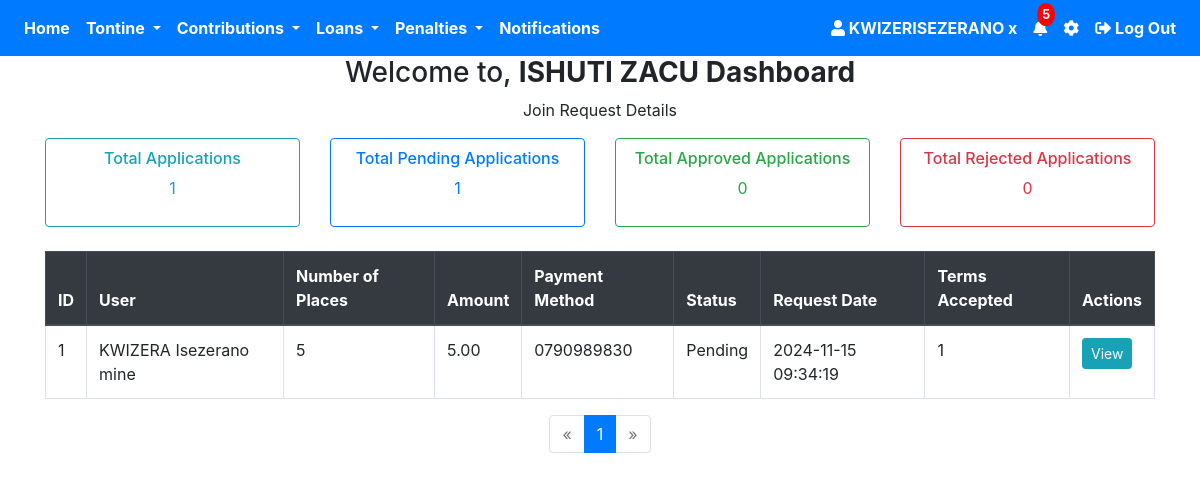
Page /tontine_join_requests.php?id=51 (signed in) on the earlier database version.
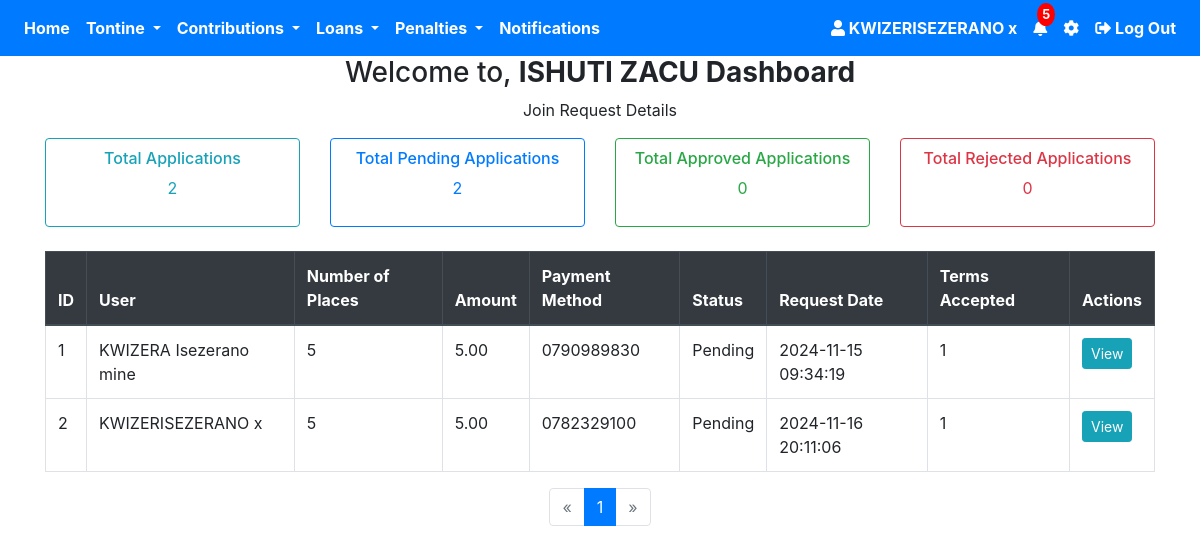
Same page on the later database version.
### tables this page shows
CREATE TABLE `tontine_join_requests` (
  `id` int(11) NOT NULL,
  `user_id` int(11) NOT NULL,
  `tontine_id` int(11) NOT NULL,
  `number_place` int(11) NOT NULL,
  `amount` decimal(10,2) NOT NULL,
  `payment_method` varchar(20) DEFAULT NULL,
  `terms` tinyint(1) NOT NULL,
  `transaction_ref` varchar(255) NOT NULL,
  `request_date` timestamp NOT NULL DEFAULT current_timestamp(),
  `status` enum('Pending','Approved','Failure','Permitted','Rejected') DEFAULT 'Pending',
  `reason` varchar(255) NOT NULL,
  `payment_status` enum('Pending','Failure','Approved') DEFAULT 'Pending'
);

CREATE TABLE `users` (
  `id` int(11) NOT NULL,
  `firstname` varchar(50) NOT NULL,
  `lastname` varchar(50) NOT NULL,
  `phone_number` varchar(15) NOT NULL,
  `idno` varchar(50) NOT NULL,
  `idnotype` varchar(50) NOT NULL,
  `idno_picture` varchar(255) NOT NULL,
  `behalf_name` varchar(30) NOT NULL,
  `behalf_phone_number` varchar(30) NOT NULL,
  `password` varchar(255) NOT NULL,
  `image` varchar(255) NOT NULL,
  `otp` int(11) DEFAULT 0,
  `verified` tinyint(4) NOT NULL DEFAULT 0,
  `otp_used` tinyint(1) NOT NULL DEFAULT 0,
  `otp_login` int(11) NOT NULL DEFAULT 0,
  `otp_forgot` int(11) NOT NULL,
  `otp_behalf` int(11) NOT NULL,
  `otp_behalf_used` tinyint(1) NOT NULL,
  `terms` tinyint(1) DEFAULT 0,
  `created_at` timestamp NOT NULL DEFAULT current_timestamp(),
  `updated_at` timestamp NOT NULL DEFAULT current_timestamp() ON UPDATE current_timestamp(),
  `role` enum('User','Sector','Court') DEFAULT 'User'
);

### tontine_join_requests.php (the view, shortened to what the changed rows need)
<?php
require 'config.php';
$error = "";
$id = isset($_GET['id']) ? (int)$_GET['id'] : 0;
$results_per_page = 10;
$query = "SELECT COUNT(*) FROM tontine_join_requests WHERE tontine_id = :id";
$stmt = $pdo->prepare($query);
$stmt->bindParam(':id', $id, PDO::PARAM_INT);
$stmt->execute();
$total_requests = $stmt->fetchColumn();
$total_pages = ceil($total_requests / $results_per_page);
$page = isset($_GET['page']) ? (int)$_GET['page'] : 1;
$start_from = ($page - 1) * $results_per_page;
$search_query = isset($_POST['search_query']) ? '%' . $_POST['search_query'] . '%' : '%%';
try {
    $tontineStmt = $pdo->prepare("SELECT tontine_name FROM tontine WHERE id = :id");
    $tontineStmt->bindParam(':id', $id, PDO::PARAM_INT);
    $tontineStmt->execute();
    $tontine = $tontineStmt->fetch(PDO::FETCH_ASSOC);
    if ($tontine) {
        $stmt = $pdo->prepare("
            SELECT tjr.id, tjr.number_place, tjr.amount, tjr.payment_method, tjr.status,
                   tjr.request_date, tjr.terms, tjr.transaction_ref, t.tontine_name,
                   u.firstname, u.lastname
            FROM tontine_join_requests tjr
            JOIN tontine t ON tjr.tontine_id = t.id
            JOIN users u ON tjr.user_id = u.id
            WHERE tjr.tontine_id = :id AND (
                u.firstname LIKE :search_query OR
                u.lastname LIKE :search_query OR
                tjr.transaction_ref LIKE :search_query
            )
            LIMIT :start_from, :results_per_page
        ");
        $stmt->bindParam(':id', $id, PDO::PARAM_INT);
        $stmt->bindParam(':search_query', $search_query, PDO::PARAM_STR);
        $stmt->bindParam(':start_from', $start_from, PDO::PARAM_INT);
        $stmt->bindParam(':results_per_page', $results_per_page, PDO::PARAM_INT);
        $stmt->execute();
        $requests = $stmt->fetchAll(PDO::FETCH_ASSOC);
    } else {
        $error = "Tontine not found.";
    }
} catch (Exception $e) {
    $error = "Error fetching request details: " . $e->getMessage();
}
$statuses = ['Pending', 'Approved', 'Rejected'];
$status_counts = [];
foreach ($statuses as $status) {
    $stmt = $pdo->prepare("SELECT COUNT(*) FROM tontine_join_requests WHERE tontine_id = :id AND status = :status");
    $stmt->bindParam(':id', $id, PDO::PARAM_INT);
    $stmt->bindParam(':status', $status, PDO::PARAM_STR);
    $stmt->execute();
    $status_counts[$status] = $stmt->fetchColumn();
}
$total_applications = array_sum($status_counts);
?>
<!DOCTYPE html>
<html lang="en">
<head>
    <link rel="stylesheet" href="https://stackpath.bootstrapcdn.com/bootstrap/4.5.2/css/bootstrap.min.css">
    <link rel="stylesheet" href="https://cdnjs.cloudflare.com/ajax/libs/font-awesome/5.15.4/css/all.min.css">
<body>
<div class="container ">
    <div class="row text-center mb-4">
    <div class="col-md-3">
        <div class="card bg-outline-info text-info">
            <div class="card-body">
                <h6>Total Applications</h6>
                <p><?php echo $total_applications; ?></p>
            </div>
        </div>
    </div>
    <div class="col-md-3">
        <div class="card bg-outline-primary text-primary">
            <div class="card-body">
                <h6>Total Pending Applications</h6>
                <p><?php echo $status_counts['Pending']; ?></p>
            </div>
        </div>
    </div>
</div>
    <div class="mt-1">
        <?php if ($error): ?>
            <div class="alert alert-danger text-center" role="alert">
                <?php echo htmlspecialchars($error); ?>
            </div>
        <?php else: ?>
            <div class="table-responsive table-container">
    <table class="table table-bordered table-custom-width">
                    <thead class="thead-dark">
                    <tr>
                <th>ID</th>
                <th class="no-display">User</th>
                <th class="no-display">Number of Places</th>
                <th class="no-display">Amount</th>
                <th>Payment Method</th>
                <th>Status</th>
                <th>Request Date</th>
                <th>Terms Accepted</th>
                <th>Actions</th>
            </tr>
        </thead>
        <tbody>
            <?php
            $count = 1;
            foreach ($requests as $request): ?>
                <tr>
                    <td><?php echo $count++; ?></td>
                    <td class="no-display"><?php echo htmlspecialchars($request['firstname'] . ' ' . $request['lastname']); ?></td>
                    <td class="no-display"><?php echo htmlspecialchars($request['number_place']); ?></td>
                    <td class="no-display"><?php echo htmlspecialchars($request['amount']); ?></td>
                    <td><?php echo htmlspecialchars($request['payment_method']); ?></td>
                    <td><?php echo htmlspecialchars($request['status']); ?></td>
                    <td><?php echo htmlspecialchars($request['request_date']); ?></td>
                    <td><?php echo htmlspecialchars($request['terms']); ?></td>
                    <td class="actions">
                                <a href="view_request.php?id=<?php echo $request['id']; ?>" class="btn btn-info btn-sm">View</a>
                                </td>
                </tr>
            <?php endforeach; ?>
        </tbody>
                </table>
            </div>
        <?php endif; ?>
    </div>
        <nav aria-label="Page navigation">
            <ul class="pagination justify-content-center">
                <?php for ($i = 1; $i <= $total_pages; $i++): ?>
                    <li class="page-item <?php echo $i == $page ? 'active' : ''; ?>"><a class="page-link" href="?id=<?php echo $id; ?>&page=<?php echo $i; ?>"><?php echo $i; ?></a></li>
                <?php endfor; ?>
            </ul>
        </nav>
</div>
</body>
</html>

Differences in the rows shown:
added tontine_join_requests: user.lastname "KWIZERISEZERANO x", number_place "5", amount "5.00", payment_method "0782329100", status "Pending", request_date "2024-11-16 20:11:06", terms "1"
Other differences:
$total_applications: "1" → "2"
$status_counts['Pending']: "1" → "2"
